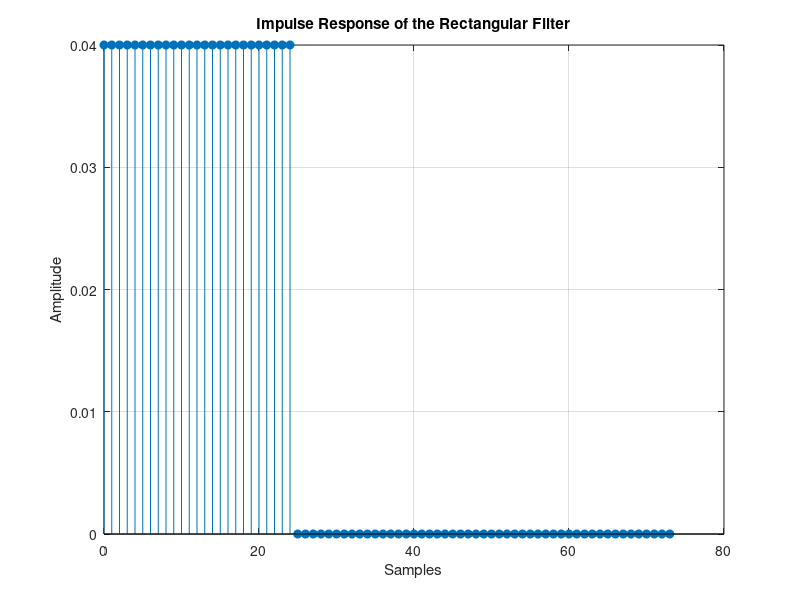

Reproduce this figure in MATLAB.
% Specifications
N = 25; % Number of points in the filter

% Create a rectangular window (boxcar filter)
h_rectangular = ones(N, 1) / N; % Normalize the impulse response

% Calculate the impulse response
impulse_length = 50; % Length of impulse response for visualization
impulse = [1; zeros(impulse_length-1, 1)]; % Create an impulse signal
h_response = conv(h_rectangular, impulse); % Convolve with impulse

% Plot the impulse response
figure;
stem(0:length(h_response)-1, h_response, 'filled');
title('Impulse Response of the Rectangular Filter');
xlabel('Samples');
ylabel('Amplitude');
grid on;

